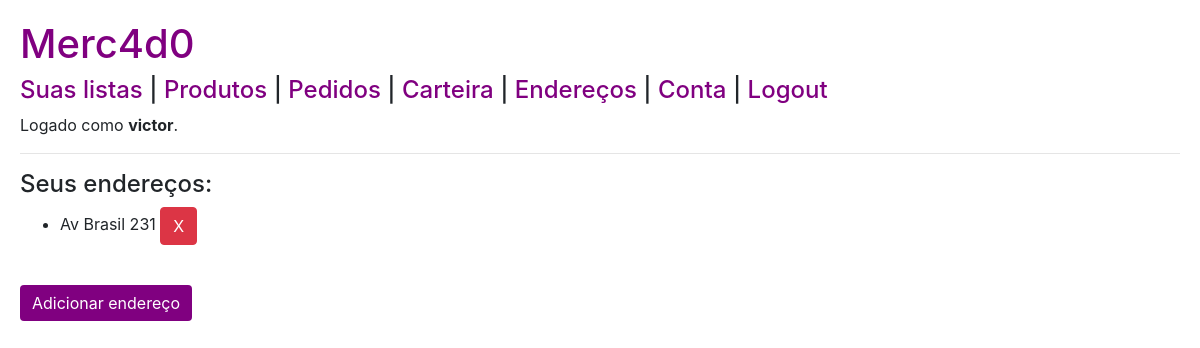
/enderecos (signed in), run on an earlier commit of the app's database.
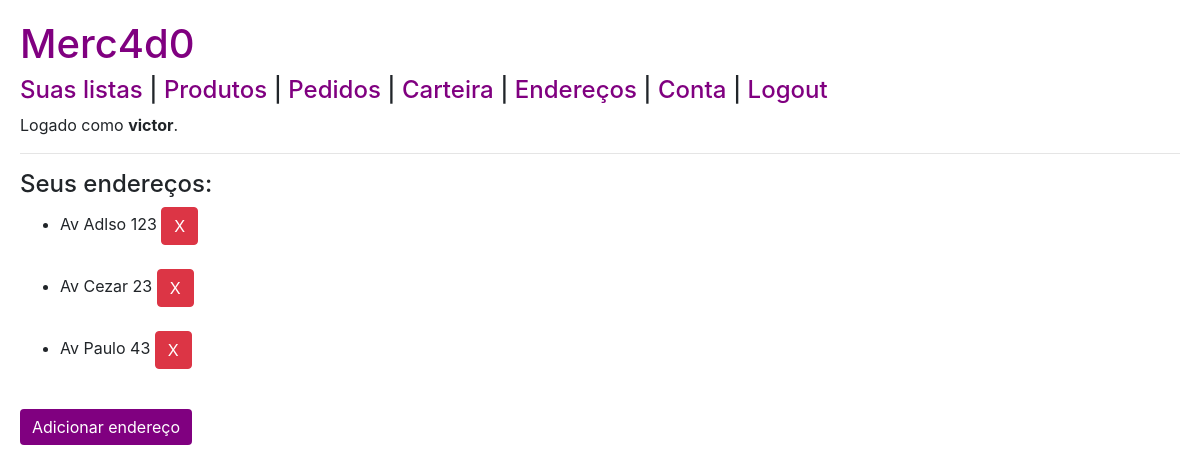
And on a later commit of the database.
### compras/models.py (models this page shows)
class Endereco(models.Model):
    cep = models.CharField(max_length=8)
    rua = models.CharField(max_length=100)
    numero = models.CharField(max_length=10)
    bairro = models.CharField(max_length=100)
    estado = models.CharField(
        max_length=2,
        choices= estados,
    )
    cidade = models.CharField(max_length=100)
    complemento = models.CharField(max_length=100, blank=True)
    usuario = models.ForeignKey(Usuario, on_delete=models.CASCADE,
                                related_name="enderecos")
    def __str__(self):
        return f"{self.rua} {self.numero}"

### compras/views.py (the view, shortened to what this page needs)
# urls.py: path("enderecos", views.enderecos, name="enderecos"),
@login_required(login_url='login')
def enderecos(request):
    if request.method == "GET":
        return render(request, "compras/enderecos.html", {
            "enderecos": Endereco.objects.filter(usuario=request.user
            ).order_by("rua")
        })

### compras/templates/compras/enderecos.html (shortened to what this page needs)
{% extends "compras/layout.html" %}
{% block body %}
<h4>Seus endereços:</h4>
<ul>
{% for endereco in enderecos %}
    <li>
        <form action="{% url 'enderecos' %}" method="post">
            <span>{{ endereco }}</span>
            <input type="submit" class="btn btn-danger" value="X">
        </form>
    </li>
    <br>
{% empty %}
    <p style="text-indent: -2.5em;">Nenhum endereço ainda.</p>
{% endfor %}
</ul>
<a href="{% url 'endereco' %}">
<button type="button" class="btn btn-primary">Adicionar endereço</button>
</a>
{% endblock %}

What changed in the data, as far as the page shows it:
removed Endereco: rua+numero "Av Brasil 231"
added Endereco: rua+numero "Av Adlso 123"
added Endereco: rua+numero "Av Cezar 23"
added Endereco: rua+numero "Av Paulo 43"
